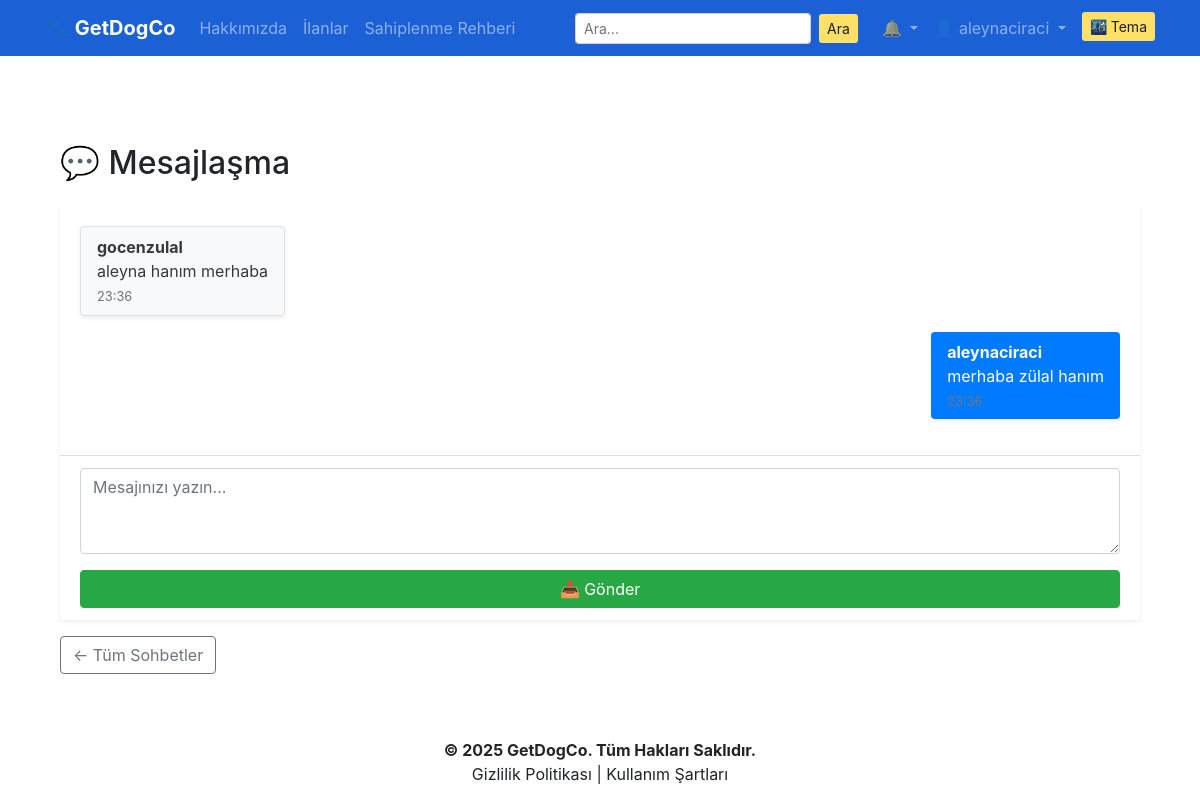
The page /mesajlasma/6/ (signed in) on the database its author committed.
### getdogco/models.py (models this page shows, shortened)
class Message(models.Model):
    conversation = models.ForeignKey(Conversation, on_delete=models.CASCADE, related_name='messages', null=True )
    sender = models.ForeignKey(User, on_delete=models.CASCADE)
    content = models.TextField()
    timestamp = models.DateTimeField(auto_now_add=True)

### getdogco/views.py (the view)
# urls.py: path('mesajlasma/<int:conversation_id>/', views.messages_with_conversation, name='messages_with_conversation'),
@login_required
def messages_with_conversation(request, conversation_id):
    conversation = get_object_or_404(Conversation, id=conversation_id)
    if request.user not in conversation.participants.all():
        return redirect('conversation_list')
    if request.method == 'POST':
        form = MessageForm(request.POST)
        if form.is_valid():
            msg = form.save(commit=False)
            msg.conversation = conversation
            msg.sender = request.user
            msg.save()
            other_user = conversation.participants.exclude(id=request.user.id).first()
            if other_user:
                url = reverse("messages_with_conversation", args=[conversation.id])
                create_notification(
                    user=other_user,
                    message=f"📩 {request.user.username} size yeni bir mesaj gönderdi!",
                    url=url
                )
            return redirect('messages_with_conversation', conversation_id=conversation.id)
    else:
        form = MessageForm()
    messages = conversation.messages.order_by('timestamp')
    return render(request, 'messaging/messages.html', {
        'conversation': conversation,
        'messages': messages,
        'form': form
    })

### getdogco/forms.py
class MessageForm(forms.ModelForm):
    class Meta:
        model = Message
        fields = ['content']
        widgets = {
            'content': forms.Textarea(attrs={
                'class': 'form-control mb-2',
                'placeholder': 'Mesajınızı yazın...',
                'rows': 3,
            })
        }

### getdogco/context_processors.py (called while the page is built)
def notification_context(request):
    if request.user.is_authenticated:
        unread_count = Notification.objects.filter(user=request.user, is_read=False).count()
        recent_notifications = Notification.objects.filter(user=request.user).order_by('-created_at')[:5]
        return {
            'unread_notification_count': unread_count,
            'notifications': recent_notifications
        }
    return {
        'unread_notification_count': 0,
        'notifications': []
    }

### getdogco/templates/messaging/messages.html (shortened to what this page needs)
{% extends "layout.html" %}
{% block body %}
<div class="container my-4">
  <h2 class="mb-4">💬 Mesajlaşma </h2>
  <div class="card shadow-sm border-0">
    <div class="card-body" style="max-height: 400px; overflow-y: auto;" id="message-box">
      {% if messages %}
        {% for message in messages %}
          <div class="mb-3 d-flex {% if message.sender == request.user %}justify-content-end{% else %}justify-content-start{% endif %}">
            <div class="px-3 py-2 rounded shadow-sm
              {% if message.sender == request.user %}
                bg-primary text-white
              {% else %}
                bg-light text-dark border
              {% endif %}
            " style="max-width: 70%;">
              <strong>{{ message.sender.username }}</strong><br>
              {{ message.content }}
              <div class="small text-muted mt-1">{{ message.timestamp|date:"H:i " }}</div>
            </div>
          </div>
        {% endfor %}
      {% else %}
        <p class="text-muted">Henüz mesaj yok.</p>
      {% endif %}
    </div>
    <div class="card-footer bg-white">
      <form method="post" class="d-flex flex-column">
        {{ form.content }}
        <button type="submit" class="btn btn-success w-100 mt-2">📤 Gönder</button>
      </form>
    </div>
  </div>
  <div class="mt-3 text-end">
    <a href="{% url 'conversation_list' %}" class="btn btn-outline-secondary">← Tüm Sohbetler</a>
  </div>
</div>
{% endblock %}

### templates/layout.html (shortened to what this page needs)
<!DOCTYPE html>
{% load static i18n %}
<html lang="{{ LANGUAGE_CODE }}">
  <head>
    <link rel="stylesheet" href="https://stackpath.bootstrapcdn.com/bootstrap/4.5.2/css/bootstrap.min.css">
    <link rel="stylesheet" href="{% static 'css/style.css' %}?v=2.0">
  </head>
  <body class="d-flex flex-column min-vh-100">
    <nav class="navbar navbar-expand-md navbar-dark" style="background-color:rgb(28, 96, 214) !important;">
      <div class="container">
        <a class="navbar-brand font-weight-bold" href="/">🐾 GetDogCo</a>
        <div class="collapse navbar-collapse" id="navbarCollapse">
          <ul class="navbar-nav mr-auto">
            <li class="nav-item"><a class="nav-link" href="/about">{% trans "Hakkımızda" %}</a></li>
            <li class="nav-item"><a class="nav-link" href="{% url 'getdogco:list_posts' %}">{% trans "İlanlar" %}</a></li>
            <li class="nav-item"><a class="nav-link" href="{% url 'getdogco:adoption_guide' %}">{% trans "Sahiplenme Rehberi" %}</a></li>
          </ul>
          <form method="GET" action="{% url 'getdogco:list_posts' %}" class="form-inline my-2 my-md-0 mr-md-3">
            <input class="form-control form-control-sm mr-2" type="search" name="keyword" placeholder="{% trans 'Ara...' %}" aria-label="{% trans 'Ara' %}">
            <button class="btn btn-sm btn-yellow-custom" type="submit">{% trans "Ara" %}</button>
          </form>
          <ul class="navbar-nav">
            {% if request.user.is_authenticated %}
              <li class="nav-item dropdown">
                <a class="nav-link dropdown-toggle position-relative" href="{% url 'getdogco:all_notifications' %}" id="notificationDropdown" role="button" data-toggle="dropdown">
                  🔔
                </a>
              </li>
              <li class="nav-item dropdown">
                <a class="nav-link dropdown-toggle" href="#" id="userDropdown" role="button" data-toggle="dropdown">
                  👤 {{ request.user.username }}
                </a>
              </li>
            {% else %}
              <li class="nav-item"><a class="nav-link" href="{% url 'getdogco:login' %}">{% trans "Giriş Yap" %}</a></li>
              <li class="nav-item"><a class="nav-link" href="{% url 'getdogco:register' %}">{% trans "Kayıt Ol" %}</a></li>
            {% endif %}
            <li class="nav-item">
              <button onclick="toggleDarkMode()" id="darkModeBtn" class="btn btn-sm ml-2 btn-yellow-custom" style="margin-top: 4px;">
                🌃 {% trans "Tema" %}
              </button>
            </li>
          </ul>
        </div>
      </div>
    </nav>
    <main class="flex-fill">
      <div class="container mt-3 pt-5 mb-5">
        {% block body %}
        {% endblock body %}
      </div>
    </main>
    <footer class="text-center py-3" style="background-color: #ffffff; color: #212529;">
      <p class="mb-0 font-weight-bold">© 2025 GetDogCo. {% trans "Tüm Hakları Saklıdır." %}</p>
      <p class="mb-0">{% trans "Gizlilik Politikası" %} | {% trans "Kullanım Şartları" %}</p>
    </footer>
  </body>
</html>

### static/css/style.css (style rules this page uses)
.btn-yellow-custom { background-color: #ffe066; color: #1c1c1c; border: none; transition: background-color 0.3s ease; }
html, body { height: 100%; margin: 0; }
body { display: flex; flex-direction: column; min-height: 100vh; }
main.flex-fill { flex: 1; }

### rows shown on the page
Message: sender.username "gocenzulal", content "aleyna hanım merhaba", timestamp "23:36"
Message: sender.username "aleynaciraci", content "merhaba zülal hanım"

### other values the page prints
{{ request.user.username }} "aleynaciraci"
